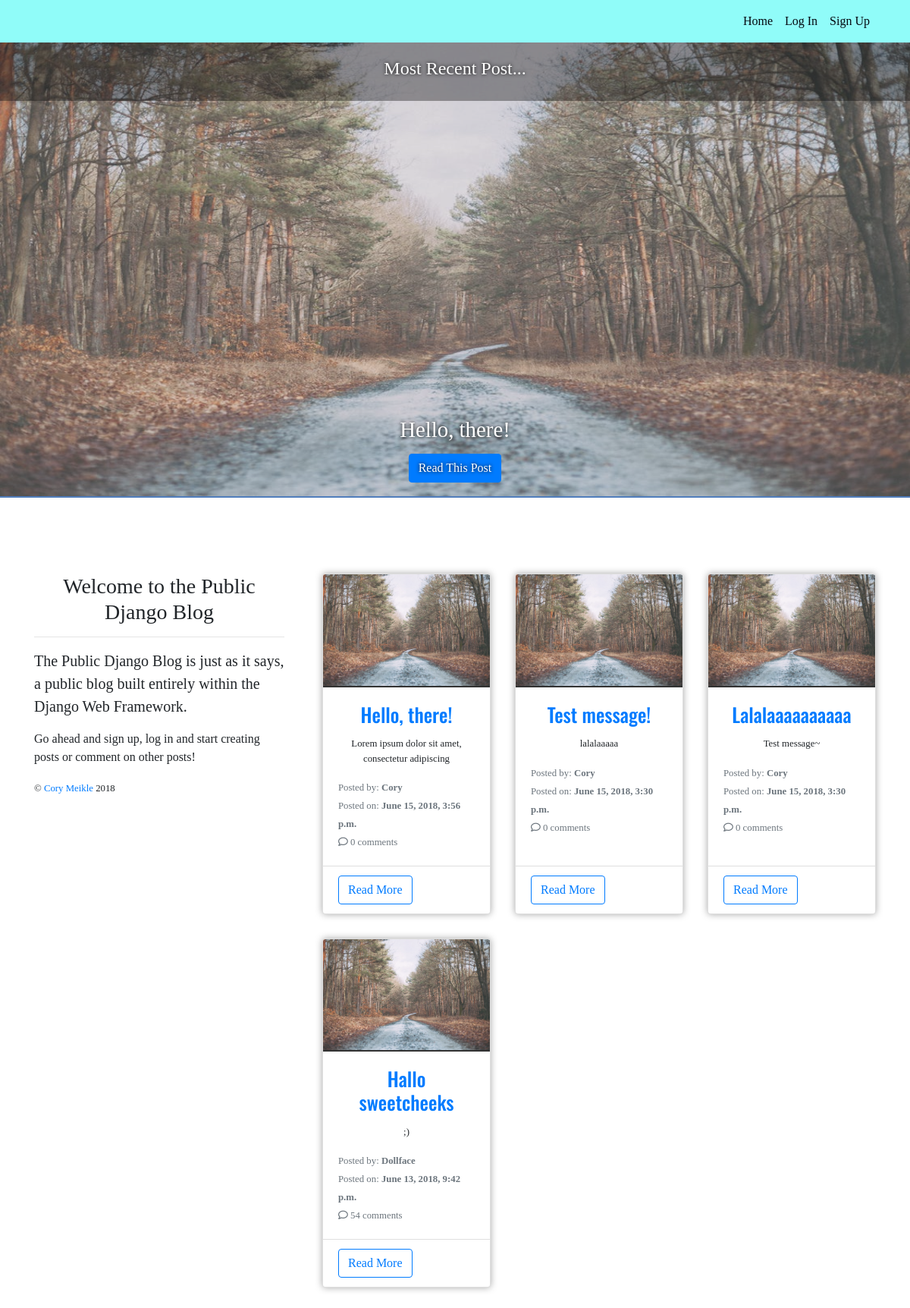
The page / on the database its author committed.
### posts/models.py (models this page shows, shortened)
class Post(models.Model):
    author = models.ForeignKey(User, on_delete=models.CASCADE, default='')
    title = models.CharField(max_length=255)
    message = models.TextField()
    message_html = models.TextField(editable=False, default='', blank=True)
    image = models.ImageField(default='road.jpeg', blank=True, upload_to='media/')
    slug = models.SlugField(allow_unicode=True, unique=True)
    created_at = models.DateTimeField(auto_now=True)
    def snippet(self):
        self.message_html = misaka.html(self.message)
        return self.message[:50]
    class Meta:
        ordering = ['-created_at']

### mysite/views.py (the view)
# urls.py: path('', views.home_view, name='home'),
def home_view(request):
    posts = Post.objects.all()
    if not posts:
        latest = ''
    else:
        latest = Post.objects.latest('created_at')
    context = {
        'title':'Public Django Blog',
        'posts': posts,
        'latest': latest
    }
    return render(request, 'index.html', context)

### templates/index.html
{% extends "base.html" %}
{% load static %}
{% block header %}
{% if latest %}
<div class="latest-post">
    <img src="{{ latest.image.url }}" alt="">
    <div class="recent-banner">
        <h4>Most Recent Post...</h4>
    </div>
    <div class="latest-post-body">
        <h1>{{ latest.title }}</h1>
        <a href="{% url 'posts:detail' slug=latest.slug %}" class="btn btn-primary">Read This Post</a>
    </div>
</div>
{% endif %}
{% endblock %}
{% block content %}
<section class="home-posts">
    <div class="container">
        <div class="row">
            <div class="col-md-4">
                <div class="site-desc">
                    <h3 class="text-center">Welcome to the Public Django Blog</h3>
                    <hr>
                    <p class="lead">The Public Django Blog is just as it says, a public blog built entirely within the Django Web Framework.</p>
                    <p>Go ahead and sign up, log in and start creating posts or comment on other posts!</p>
                    <small>&copy; <a href="https://www.corymeikle.co.uk" target="_blank">Cory Meikle</a> 2018</small>
                </div>
            </div>
            <div class="col-md-8">
                {% if posts.count > 0 %}
                <div class="wrapper">
                    {% for post in posts %}
                    <div class="card">
                        <img src="{{ post.image.url }}" class="card-img-top">
                        <div class="card-body">
                            <h3 class="card-title">
                                <a href="{% url 'posts:detail' slug=post.slug %}" target="_blank">{{ post.title }}</a>
                            </h3>
                            <p class="card-text">
                                {{ post.snippet|safe }}
                            </p>
                            <small class="text-muted">Posted by: <strong>{{ post.author }}</strong><br></small>
                            <small class="text-muted">Posted on: <strong>{{ post.created_at }}</strong></small><br>
                            <small class="text-muted"><i class="far fa-comment"></i> {{ post.comments.all.count }} comments</small>
                        </div>
                        <div class="card-footer bg-transparent">
                            <a class="btn btn-outline-primary" href="{% url 'posts:detail' slug=post.slug %}">Read More</a>
                        </div>
                    </div>
                    {% endfor %}
                </div>
                {% else %}
                <h2>No posts have been made on this website</h2>
                {% endif %}
            </div>
        </div>
    </div>
</section>
{% endblock %}

### templates/base.html (shortened to what this page needs)
<!DOCTYPE html>
{% load static %}
<html lang="en">
<head>
    <link rel="stylesheet" href="//cdn.jsdelivr.net/npm/medium-editor@latest/dist/css/medium-editor.min.css" type="text/css" media="screen" charset="utf-8">
    <link rel="stylesheet" href="https://use.fontawesome.com/releases/v5.0.13/css/all.css">
    <link rel="stylesheet" href="{% static 'css/style.css' %}">
    <link rel="stylesheet" href="https://stackpath.bootstrapcdn.com/bootstrap/4.1.1/css/bootstrap.min.css">
</head>
<body id="body">
    <nav class="navbar navbar-expand-lg navbar-dark">
        <div class="container">
            <div class="collapse navbar-collapse justify-content-end" id="myNav">
                <ul class="navbar-nav">
                    <li class="nav-item">
                        <a class="nav-link" href="/">Home</a>
                    </li>
                    {% if user.is_authenticated %}
                    <li class="nav-item">
                        <a href="{% url 'posts:create' %}" class="nav-link">Create Post</a>
                    </li>
                    <li class="nav-item">
                        <a href="{% url 'accounts:logout' %}" class="nav-link">Logout</a>
                    </li>
                    {% else %}
                    <li class="nav-item">
                        <a class="nav-link" href="{% url 'accounts:login' %}">Log In</a>
                    </li>
                    <li class="nav-item">
                        <a class="nav-link" href="{% url 'accounts:signup' %}">Sign Up</a>
                    </li>
                    {% endif %}
                </ul>
            </div>
        </div>
    </nav>
    {% block header %}
    {% endblock %}
    {% block content %}
    {% endblock %}
</body>
</html>

### assets/css/style.css (style rules this page uses)
:root { --txt-color: #04080f; --box-shadow: 0 0 10px 0 rgba(0, 0, 0, 0.35); }
* { box-sizing: border-box; }
body { overflow-x: hidden; font-family: 'Merriweather' !important; }
.navbar { background: #90fcf9; }
.navbar .nav-item .nav-link, .navbar-brand { color: var(--txt-color) !important; }
.home-posts { margin: 100px 0; }
.latest-post { position: relative; height: 300px; color: #fff; text-shadow: 0 0 5px rgb(0, 0, 0); background: rgba(0, 0, 0, 0.3); border-bottom: 2px solid #507dbc; }
.recent-banner { position: absolute; width: 100%; padding: 20px; background: rgba(0, 0, 0, 0.35); top: 0; text-align: center; }
.latest-post img { width: 100%; height: 100%; opacity: 0.6; }
.latest-post-body { position: absolute; bottom: 3%; text-align: center; width: 100%; }
.latest-post-body h1 { font-size: 1.8rem; margin: 15px 0; }
.site-desc { margin: 0 20px 10px 0; }
.wrapper { display: grid; grid-template-columns: repeat(1, 1fr); grid-gap: 2em; margin: 0 auto; }
.card { box-shadow: var(--box-shadow); }
.card-title { font-size: 1.6rem; font-family: 'Oswald'; text-align: center; }
.card-text { font-size: 0.8rem; text-align: center; margin: 15px 0; }
.card-img-top { border-bottom: 2px solid black; opacity: 0.8; }
@media (min-width:680px) { .wrapper { grid-template-columns: repeat(2, 1fr); } }
@media (min-width:1060px) { .latest-post { height: 600px; } }
@media (min-width:1060px) { .wrapper { grid-template-columns: repeat(3, 1fr); } }

### rows shown on the page
Post: image (picture), title "Hello, there!", snippet "Lorem ipsum dolor sit amet, consectetur adipiscing", author "Cory", created_at "June 15, 2018, 3:56 p.m.", comments.all.count "0"
Post: image (picture), title "Test message!", snippet "lalalaaaaa", author "Cory", created_at "June 15, 2018, 3:30 p.m.", comments.all.count "0"
Post: image (picture), title "Lalalaaaaaaaaaa", snippet "Test message~", author "Cory", created_at "June 15, 2018, 3:30 p.m.", comments.all.count "0"
Post: image (picture), title "Hallo sweetcheeks", snippet ";)", author "Dollface", created_at "June 13, 2018, 9:42 p.m.", comments.all.count "54"
